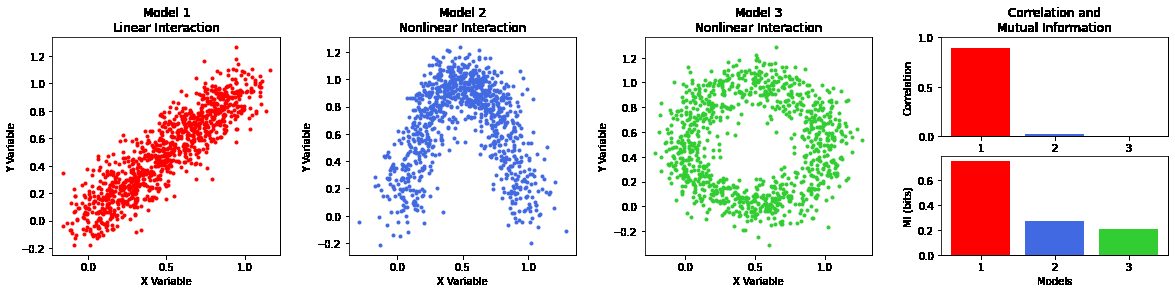
#> input picture images/correlation_mi.png, 1175 x 293 px
$ python -i plots.py   (imports and definitions only)
#> lines starting #> are read from the running program, lines starting #| are printed output that depends on the picture
import information_theory.config as config

import numpy as np
import matplotlib.pyplot as plt
import matplotlib.gridspec as gridspec


def plot_binnings(data):
    """
    Replicates figure 2 from A Tutorial for Information Theory in Neuroscience.

    Args:
        data (np.array): Sampled data points.
    """
    N = data.shape[0]

    states_vector = range(1, config.NUM_STATES + 1)

    # Uniform bin width
    width_hist, width_bin = np.histogram(data, bins=config.NUM_STATES)

    # Uniform bin count
    sorted_data = sorted(data)
    total_bins = [sorted_data[idx * N // config.NUM_STATES] if idx != config.NUM_STATES else sorted_data[idx * N // config.NUM_STATES - 1]
                  for idx in range(0, config.NUM_STATES + 1)]

    count_hist, count_bin = np.histogram(data, bins=total_bins)

    fig = plt.figure(figsize=(10, 6))
    outer = gridspec.GridSpec(2, 4, wspace=0.6, hspace=0.4)

    grid0 = gridspec.GridSpecFromSubplotSpec(3, 1, subplot_spec=outer[0:2], wspace=0.1, hspace=0.6)

    # Uniform widths Bins
    ax00 = plt.Subplot(fig, grid0[0])
    diff_width = np.diff(width_bin)
    for idx in states_vector:
        widths = diff_width[idx - 1]
        starts = width_bin[idx - 1]
        ax00.barh(0, width=widths, left=starts, color=config.COLORS[idx - 1])
    ax00.set_xlim([min(data) - 0.5, max(data) + 0.5])
    ax00.set_ylim([-0.4, 0.4])  # Default height = 0.8
    ax00.set_title('Uniform Width Bins')
    ax00.axis('off')

    # Uniform Counts Bins
    ax01 = plt.Subplot(fig, grid0[1])
    diff_count = np.diff(count_bin)
    for idx in states_vector:
        widths = diff_count[idx - 1]
        starts = count_bin[idx - 1]
        ax01.barh(0, width=widths, left=starts, color=config.COLORS[idx - 1])
    ax01.set_xlim([min(data) - 0.5, max(data) + 0.5])
    ax01.set_ylim([-0.4, 0.4])
    ax01.set_title('Uniform Count Bins')
    ax01.axis('off')

    # Individual observations
    ax02 = plt.Subplot(fig, grid0[2])
    ax02.eventplot(data, colors='k')
    ax02.set_xlim([min(data) - 0.5, max(data) + 0.5])
    ax02.set_ylim([0.5, 1.5])
    ax02.set_title('Individual Observations')
    ax02.axis('off')

    grid2 = gridspec.GridSpecFromSubplotSpec(1, 1, subplot_spec=outer[4:6], wspace=0.1, hspace=0.5)

    ax2 = plt.Subplot(fig, grid2[0])
    width, bins = np.histogram(data, bins=30)
    centered_bins = 0.5 * (bins[1:] + bins[:-1])
    ax2.plot(centered_bins, width, 'k')
    ax2.set_ylim([0, 2 * max(width)])
    ax2.set_xlabel('Experimental value')
    ax2.set_ylabel('Counts')

    grid1 = gridspec.GridSpecFromSubplotSpec(1, 1, subplot_spec=outer[2:4], wspace=0.1, hspace=0.5)

    # Uniform bin width plot
    ax1 = plt.Subplot(fig, grid1[0])
    width_hist, width_bin = np.histogram(data, bins=config.NUM_STATES)
    ax1.bar(states_vector, width_hist / N, color=config.COLORS)
    ax1.set_xlabel('State')
    ax1.set_ylabel('Probability')
    ax1.set_title('Uniform Bin Width Discretized Data')
    ax1.set_xticks(states_vector)

    # Uniform bin count plot
    grid3 = gridspec.GridSpecFromSubplotSpec(1, 1, subplot_spec=outer[6:], wspace=0.1, hspace=0.5)

    ax3 = plt.Subplot(fig, grid3[0])
    sorted_data = sorted(data)
    total_bins = [sorted_data[idx * N // config.NUM_STATES] if idx != config.NUM_STATES else sorted_data[idx * N // config.NUM_STATES - 1]
                  for idx in range(0, config.NUM_STATES + 1)]

    count_hist, count_bin = np.histogram(data, bins=total_bins)
    ax3.bar(states_vector, count_hist / N, color=config.COLORS)
    ax3.set_xticks(states_vector)
    ax3.set_xlabel('State')
    ax3.set_ylabel('Probability')
    ax3.set_title('Uniform Bin Count Discretized Data')

    xlim = ax2.get_xlim()

    ax00.set_xlim(xlim)
    ax01.set_xlim(xlim)
    ax02.set_xlim(xlim)

    fig.add_subplot(ax00)
    fig.add_subplot(ax01)
    fig.add_subplot(ax02)
    fig.add_subplot(ax1)
    fig.add_subplot(ax2)
    fig.add_subplot(ax3)

    plt.show()


# [482 lines left out: functions plot_entropy, plot_joint_entropy, plot_conditional_entropy, plot_mutual_information, plot_linear_and_nonlinear, plot_transfer_entropy and 1 more, not called in this run]

>>> import cv2
>>> picture = cv2.imread('../images/correlation_mi.png', cv2.IMREAD_GRAYSCALE)
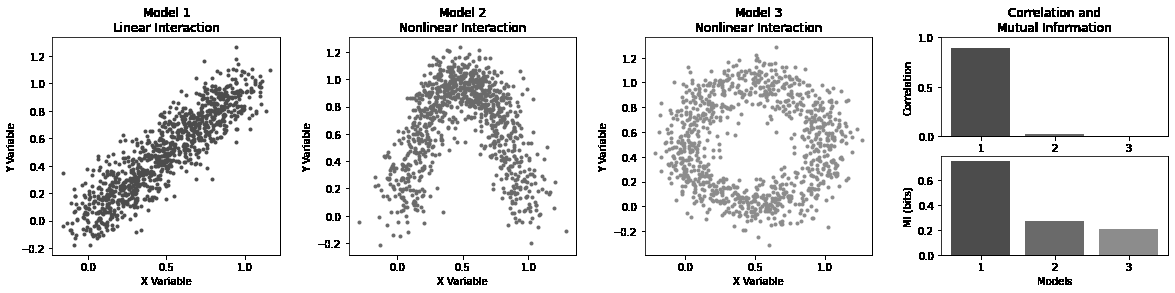
#> picture: shape (293, 1175); min 0, max 255, mean 228.3
>>> result = plot_binnings(picture)
#> in plot_binnings, `width_hist, width_bin = np.histogram(data, bins=config.NUM_STATES)`: width_hist = [12389, 25967, 13535, 292384]; width_bin = [0, 63.75, 127.5, 191.2, 255]
#> (the run stopped early here; a loop or call above may not have finished)
